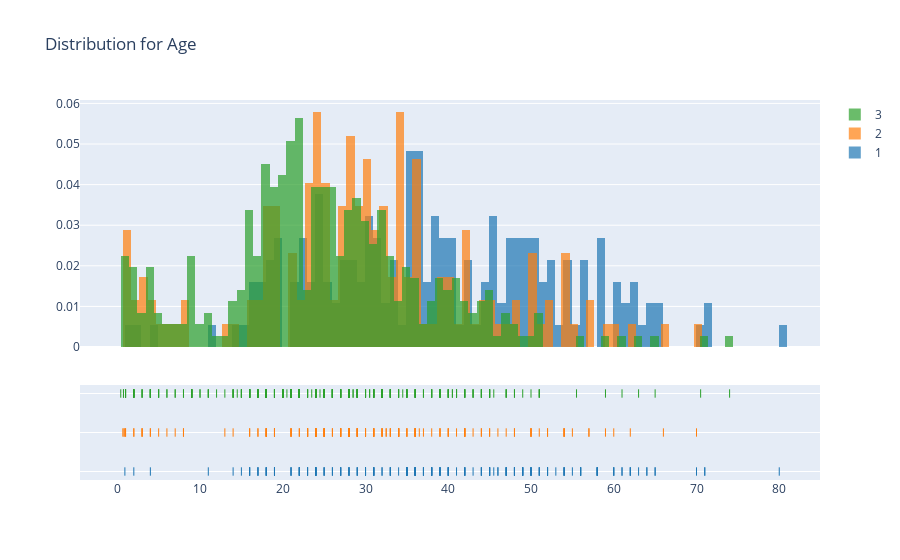

The notebook cell this image was saved under:
### Code cell
a = train[train['Pclass']==1]['Age']
b = train[train['Pclass']==2]['Age']
c = train[train['Pclass']==3]['Age']
hist_data=[a,b,c]
group_labels=['1','2','3']
fig = ff.create_distplot(hist_data,group_labels,bin_size=[1,1,1],show_curve=False)
fig.update_layout(title_text='Distribution for Age')
iplot(fig)

### Figure 1 — Plotly figure (JSON) as saved in the notebook; plotly's stock layout.template omitted (floating-point values rounded to 4 significant figures; data arrays with more than 128 entries replaced by an {"elided": "..."} marker saying what was removed)
{"data": [{"autobinx": false, "histnorm": "probability density", "legendgroup": "1", "marker": {"color": "rgb(31, 119, 180)"}, "name": "1", "opacity": 0.7, "type": "histogram", "x": {"elided": "216 float values"}, "xaxis": "x", "xbins": {"end": 80, "size": 1, "start": 0.92}, "yaxis": "y"}, {"autobinx": false, "histnorm": "probability density", "legendgroup": "2", "marker": {"color": "rgb(255, 127, 14)"}, "name": "2", "opacity": 0.7, "type": "histogram", "x": {"elided": "184 float values"}, "xaxis": "x", "xbins": {"end": 70, "size": 1, "start": 0.67}, "yaxis": "y"}, {"autobinx": false, "histnorm": "probability density", "legendgroup": "3", "marker": {"color": "rgb(44, 160, 44)"}, "name": "3", "opacity": 0.7, "type": "histogram", "x": {"elided": "491 float values"}, "xaxis": "x", "xbins": {"end": 74, "size": 1, "start": 0.42}, "yaxis": "y"}, {"legendgroup": "1", "marker": {"color": "rgb(31, 119, 180)", "symbol": "line-ns-open"}, "mode": "markers", "name": "1", "showlegend": false, "type": "scatter", "x": {"elided": "216 float values"}, "xaxis": "x", "y": {"elided": "216 str values"}, "yaxis": "y2"}, {"legendgroup": "2", "marker": {"color": "rgb(255, 127, 14)", "symbol": "line-ns-open"}, "mode": "markers", "name": "2", "showlegend": false, "type": "scatter", "x": {"elided": "184 float values"}, "xaxis": "x", "y": {"elided": "184 str values"}, "yaxis": "y2"}, {"legendgroup": "3", "marker": {"color": "rgb(44, 160, 44)", "symbol": "line-ns-open"}, "mode": "markers", "name": "3", "showlegend": false, "type": "scatter", "x": {"elided": "491 float values"}, "xaxis": "x", "y": {"elided": "491 str values"}, "yaxis": "y2"}], "layout": {"barmode": "overlay", "hovermode": "closest", "legend": {"traceorder": "reversed"}, "title": {"text": "Distribution for Age"}, "xaxis": {"anchor": "y2", "domain": [0, 1], "zeroline": false}, "yaxis": {"anchor": "free", "domain": [0.35, 1], "position": 0}, "yaxis2": {"anchor": "x", "domain": [0, 0.25], "dtick": 1, "showticklabels": false}}}
